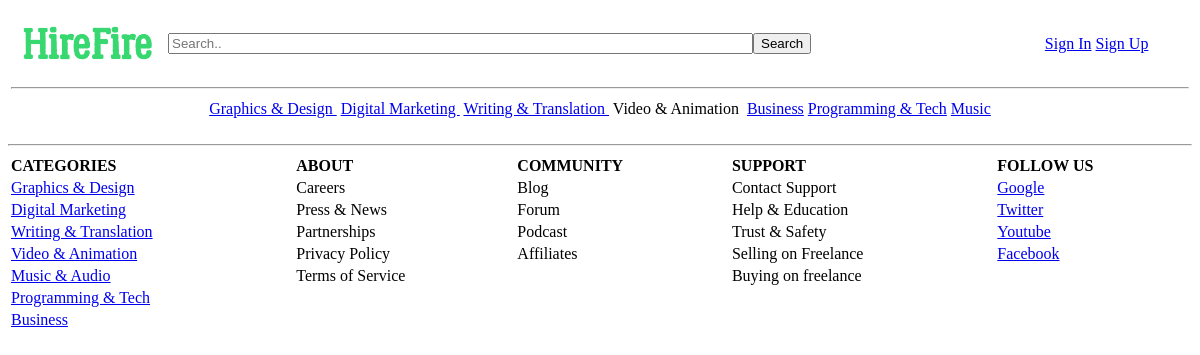
Before: /HireFire/App/Categories/Video.php with the older database file.
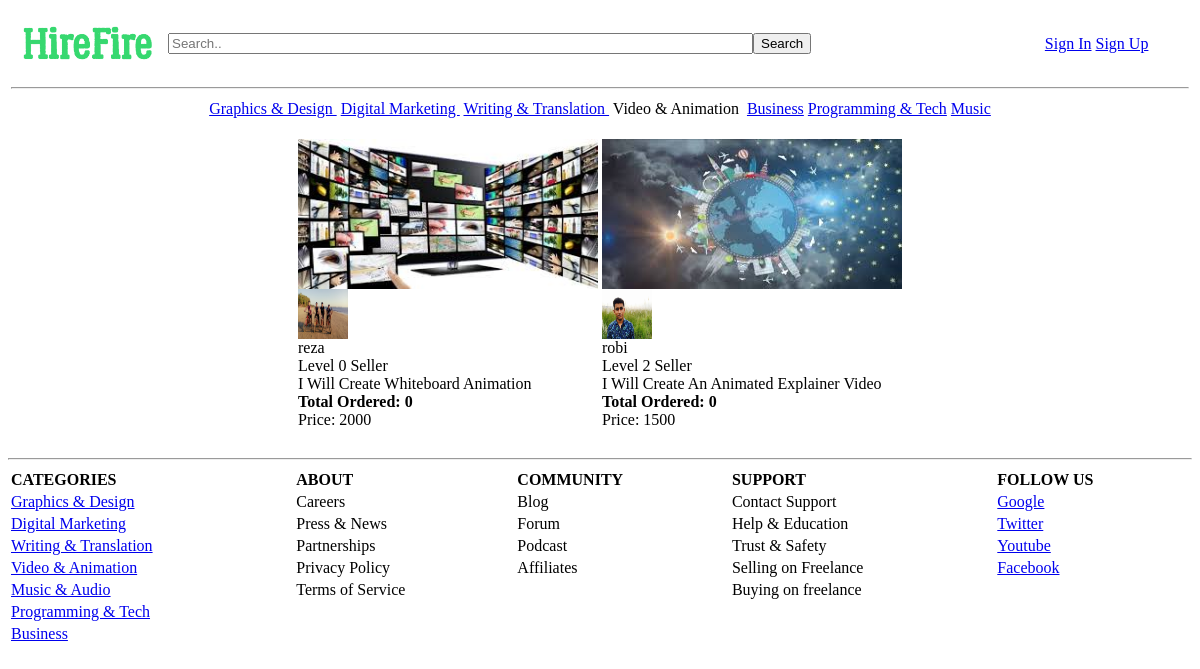
After: the same page with the newer database file.
### tables this page shows
CREATE TABLE `gigs` (
  `uName` varchar(20) NOT NULL,
  `gigTitle` varchar(100) NOT NULL,
  `gigId` int(11) NOT NULL,
  `category` varchar(50) NOT NULL,
  `price` int(11) NOT NULL,
  `gDescription` varchar(500) NOT NULL,
  `imgExt` varchar(20) NOT NULL,
  `date` date NOT NULL,
  `orderCount` int(11) NOT NULL
);

CREATE TABLE `users` (
  `uName` varchar(20) NOT NULL,
  `name` varchar(40) NOT NULL,
  `password` varchar(20) NOT NULL,
  `email` varchar(20) NOT NULL,
  `type` int(11) NOT NULL,
  `joiningDate` date NOT NULL,
  `imageExt` varchar(30) NOT NULL
);

### HireFire/data/person_data_access(robi).php (called while the page is built, shortened)
<?php require_once "data_access.php";?>
<?php
	function retreiveProgrammingAndTechGigFromDb($category)
	{
		$category=trim($category);
		$sql = "SELECT * FROM gigs where '$category' like category";
		$result =executeSQL($sql);
		return $result;
	}
	function retreiveUserImageFromDb($username)
	{
		$sql = "SELECT imageExt FROM users where '$username' like uName";
		$result =executeSQL($sql);
		return $result;
	}
	function retreiveUserLevelFromDb($username)
	{
		$sql = "SELECT expertLevel FROM sellers where '$username' like uName";
		$result =executeSQL($sql);
		return $result;
	}
?>

### HireFire/data/data_access.php (called while the page is built, shortened)
<?php
    $host="localhost";
    $user="root";
    $pass="";
    $dbname="hirefire_db";
    $port=3306;
    function executeSQL($sql){
        global $host, $user, $pass, $dbname, $port;
        $link=mysqli_connect($host, $user, $pass, $dbname, $port);
        $result = mysqli_query($link,$sql);
        return $result;
    }
?>

### HireFire/service/gig_service(robi).php (called while the page is built, shortened)
<?php
	function retreiveProgrammingAndTechGig($category)
	{
		return retreiveProgrammingAndTechGigFromDb($category);
	}
	function retreiveUserImage($username)
	{
		return retreiveUserImageFromDb($username);
	}
	function retreiveUserLevel($username)
	{
		return retreiveUserLevelFromDb($username);
	}
?>

### HireFire/App/Categories/Video.php (the view, shortened to what the changed rows need)
<?php
	include("../../service/gig_service(robi).php");
?>
<html>
	<head>
	</head>
	<body>
		<table align="center">
		<?php
			$result = retreiveProgrammingAndTechGig('Video & Animation');
			$programmingAndTechGig = array();
			for($i=0; $row = mysqli_fetch_assoc($result); ++$i)
			{
				$programmingAndTechGig[$i] = $row;
				$imgExt=$programmingAndTechGig[$i]['imgExt'];
				$username=$programmingAndTechGig[$i]['uName'];
				$gigTitle=$programmingAndTechGig[$i]['gigTitle'];
				$gigPrice=$programmingAndTechGig[$i]['price'];
				$gigOrderCount=$programmingAndTechGig[$i]['orderCount'];
				$gigId=$programmingAndTechGig[$i]['gigId'];
				$userImageResult= retreiveUserImage($username);
				for($j=0; $row = mysqli_fetch_assoc($userImageResult); ++$j)
				{
					$userImage=$row['imageExt'];
				}
				$userLevelResult= retreiveUserLevel($username);
				for($j=0; $row = mysqli_fetch_assoc($userLevelResult); ++$j)
				{
					$userLevel=$row['expertLevel'];
				}
				if($i%4==0)
				{
					echo "<tr>";
				}
				echo    "<td width='300'><a href='../gig/proceedToBuy.php?gigId=".$gigId."'><img src='../GigImage/".$imgExt."' height='150'  width='300'></a></br>
						<img src='../uploads/".$userImage."' width='50' height='50'><br/>".
						$username."<br/>Level ".$userLevel." Seller<br/>".$gigTitle."<br/><b>Total Ordered: ".$gigOrderCount."</b><br/>Price: ".$gigPrice."<br/><br/></td>";
			}
		?>
		</table>
		<table>
			<tr colspan="3" height="20%">
				<table border="0" width="100%">
					<tr>
					    <th align="left">CATEGORIES</th>
					   <th align="left">ABOUT</th>
					   <th align="left">COMMUNITY</th>
					   <th align="left">SUPPORT</th>
					   <th align="left">FOLLOW US</th>
					</tr>
				</table>
			</tr>
		</table>
	</body>
</html>

Changed rows visible on the page:
added gigs: imgExt (picture), uName.imageExt (picture), uName "reza", userLevel "0", gigTitle "I Will Create Whiteboard Animation", orderCount "0", price "2000"
added gigs: imgExt (picture), uName.imageExt (picture), uName "robi", userLevel "2", gigTitle "I Will Create An Animated Explainer Video", orderCount "0", price "1500"
